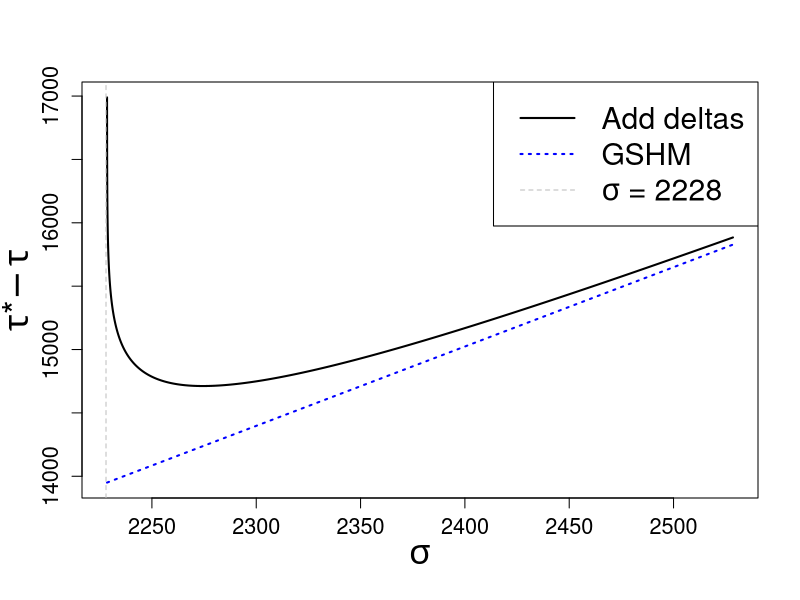

Reproduce this figure in R. (Note: a time limit stopped this script after it produced the figure.)
##R Code to Generate Figures for "Exact Privacy Analysis of Gaussian Sparse Histogram Mechanism" paper

delta_bw = function(epsilon, mu){
    delta = pnorm(mu/2 - epsilon/mu) - exp(epsilon)*pnorm(-mu/2 - epsilon/mu)
    return(delta)
}

tau_diff_func = function(delta, c_u, sigma){
    tau_diff = qnorm((1 - delta)^(1/c_u))*sigma
    return(tau_diff)
}

##Necessary optimization functions:

#Root finder for mu:
findrootmu = function(candidate_mu, epsilon, delta){
    m = numeric(100)
    mu = candidate_mu
    for(i in 1:length(m)){
        f = delta_bw(epsilon, mu) - delta
        fp = dnorm(mu/2 - epsilon/mu)*(1/2 + epsilon/mu^2) - delta - exp(epsilon)*dnorm(-mu/2 - epsilon/mu)*(-1/2 + epsilon/mu^2)
        mu = mu - f/fp
        m[i] = mu
    }
    return(mu)
}

#Root finder for epsilon:
findroot = function(candidate_epsilon, mu, delta){
    eps = numeric(100)
    epsilon = candidate_epsilon
    for(i in 1:length(eps)){
        f = delta_bw(epsilon, mu) - delta
        fp = dnorm(mu/2 - epsilon/mu)*(-1/mu) - exp(epsilon)*pnorm(-mu/2 - epsilon/mu) - exp(epsilon)*dnorm(-mu/2 - epsilon/mu)*(-1/mu)
        epsilon = epsilon - f/fp
        eps[i] = epsilon
    }
    return(epsilon)
}

#GSHM:
gshm_delta <- function(c_u, sigma, tau_diff, epsilon){
    mu = sqrt(c_u)/sigma

    delta_arr = delta_arr2 = numeric(c_u)
    c_u_iter = 1:c_u

    for(i in c_u_iter){
        a_eq = i-1
        mu = sqrt(c_u-a_eq)/sigma
        epsilon2 = epsilon - a_eq*log(pnorm(tau_diff/sigma))
        f = delta_bw(epsilon2, mu)
        delta_arr[i] = 1 - pnorm(tau_diff/sigma)^a_eq + pnorm(tau_diff/sigma)^(a_eq)*f
        epsilon3 = epsilon + a_eq*log(pnorm(tau_diff/sigma))
        delta_arr2[i] = delta_bw(epsilon3, mu)

    }

    final_delta = max(c(
        1 - pnorm(tau_diff/sigma)^c_u,

        #Max second term
        max(delta_arr),

        #Max third term
        max(delta_arr2)
    ))

    #Return final epsilon, delta
    return(final_delta)

}

## Set parameters
c_u = 51914
eps_views = 0.349 # Epsilon for the thresholding column
delta = 10^(-5)
k = sqrt(c_u)
mu_arr = 0 # use c() to list mu values for datasets with additional columns
extra_y = 0 # Use to get extra space on the y-axis in figure if needed

##Create sigma, tau curve:
mu = findrootmu(sqrt(eps_views), eps_views, delta)
min_sigma = k/mu

mu = sqrt(mu^2 + sum(mu_arr^2))
epsilon = findroot(.01, mu, delta)

#Cover a range of values from min_sigma to min_sigma + 300
sigma = min_sigma + c(seq(10^(-2), 10^(-1), 10^(-2)), seq(0.1, 300, .01))

#Initialize variables
tau_diff_gshm = tau_diff = numeric(length(sigma))

for(i in 1:length(sigma)){
    mu = k/sigma[i]
    mu = sqrt(mu^2 + sum(mu_arr^2))
    delta_prime = delta_bw(epsilon, mu)
    delta_infinite = delta - delta_prime
    tau_diff[i] = tau_diff_func(delta_infinite, c_u, sigma[i])
    tau_diff_gshm[i] = tau_diff_func(delta, c_u, sigma[i])
}

#Check that value of tau_diff meets target delta for GSHM (within delta^2 of the target delta):
tau_diff_gshm_check = c()
for(i in seq(1, length(sigma), 500)){
    tau_diff_gshm_check = c(
        tau_diff_gshm_check,
        abs(gshm_delta(c_u, sigma[i], tau_diff_gshm[i], epsilon) - delta) < delta^2
    )
}
sum(tau_diff_gshm_check)/length(tau_diff_gshm_check)

min_y = min(c(tau_diff, tau_diff_gshm))
max_y = max(c(tau_diff, tau_diff_gshm))

## Figure A:
plot(sigma, tau_diff, type="l", ylim=c(min_y, max_y+extra_y), ylab=expression(paste(tau, "*", -tau)), xlab=expression(sigma), lwd=2, cex.axis=1.3, cex.lab=2.1, mgp=c(2.5,1,0))

#Thin out the line using seq
lines(sigma[seq(1, length(sigma), 10)], tau_diff_gshm[seq(1, length(sigma), 10)], col="blue", lwd=2, lty=3)
abline(v=round(min_sigma), lty=2, col="gray")

min_sigma_label = substitute(paste(sigma, " = ", min_sigma), list(min_sigma = round(min_sigma)))
legend("topright", legend=c("Add deltas", "GSHM", as.expression(min_sigma_label)), lty=c(1, 3, 2), col=c("black", "blue", "gray"), lwd=c(2, 2, 1), cex=1.8)


###########
#### Epsilon, Delta curves
###########

c_u = 51914
epsilon = 0.349
delta = 10^(-5)
delta_infinite = 10^(-8)
mu = findrootmu(sqrt(epsilon), epsilon, delta)
sigma = sqrt(c_u)/mu

#Find epsilon under delta = delta_infinite
eps_max = findroot(.01, mu, delta_infinite)

# Points for particular delta(epsilon)
delta_plot_vals = 10^(seq(-8, -5, 1))
eps_plot_vals = numeric(length(delta_plot_vals))
for(i in 1:length(delta_plot_vals)){
    eps_plot_vals[i] = findroot(.01, mu, delta_plot_vals[i])
}

# Calculate deltas for points on curve
delta_arr_add_deltas_plot_vals = delta_arr_gshm_plot_vals = numeric(length(eps_plot_vals))
annotations = c()

for(i in 1:length(eps_plot_vals)){
    delta_arr_add_deltas_plot_vals[i] = delta_bw(eps_plot_vals[i], mu) + delta_infinite
    tau_diff = tau_diff_func(delta_infinite, c_u, sigma)
    delta_arr_gshm_plot_vals[i] = gshm_delta(c_u, sigma, tau_diff, eps_plot_vals[i])
    d = delta_arr_gshm_plot_vals[i]
    annotations = c(
        annotations,
        substitute(paste(delta[GSHM], "=", delta_arr_gshm_plot_vals), list(delta_arr_gshm_plot_vals=round( d, ceiling(-log(d, 10)) ) ))
    )
}

# Calculate deltas for the full curve
# delta(epsilon) curves
eps_arr = c(seq(0.1, eps_max, .005), eps_max)
delta_arr_add_deltas = delta_arr_gshm = numeric(length(eps_arr))


for(i in 1:length(eps_arr)){
    delta_arr_add_deltas[i] = delta_bw(eps_arr[i], mu) + delta_infinite
    tau_diff = tau_diff_func(delta_infinite, c_u, sigma)
    delta_arr_gshm[i] = gshm_delta(c_u, sigma, tau_diff, eps_arr[i])
}

###Figure B:
min_val = min(delta_arr_add_deltas/delta_arr_gshm)
max_val = max(delta_arr_add_deltas/delta_arr_gshm)


plot(delta_arr_add_deltas/delta_arr_gshm, eps_arr, type="l", ylab=expression(epsilon), xlab=expression(delta[add]/delta[GSHM]), lwd=2, xlim=c(min_val, max_val+0.06), cex.lab=1.9, las=1, cex.axis=1.3)
points(delta_arr_add_deltas_plot_vals/delta_arr_gshm_plot_vals, eps_plot_vals, pch=20)
text(delta_arr_add_deltas_plot_vals[-1]/delta_arr_gshm_plot_vals[-1], eps_plot_vals[-1]-0.008, as.expression(annotations)[-1], pos=4)
text(delta_arr_add_deltas_plot_vals[1]/delta_arr_gshm_plot_vals[1], eps_plot_vals[1]-0.008, as.expression(annotations)[1], pos=1)
